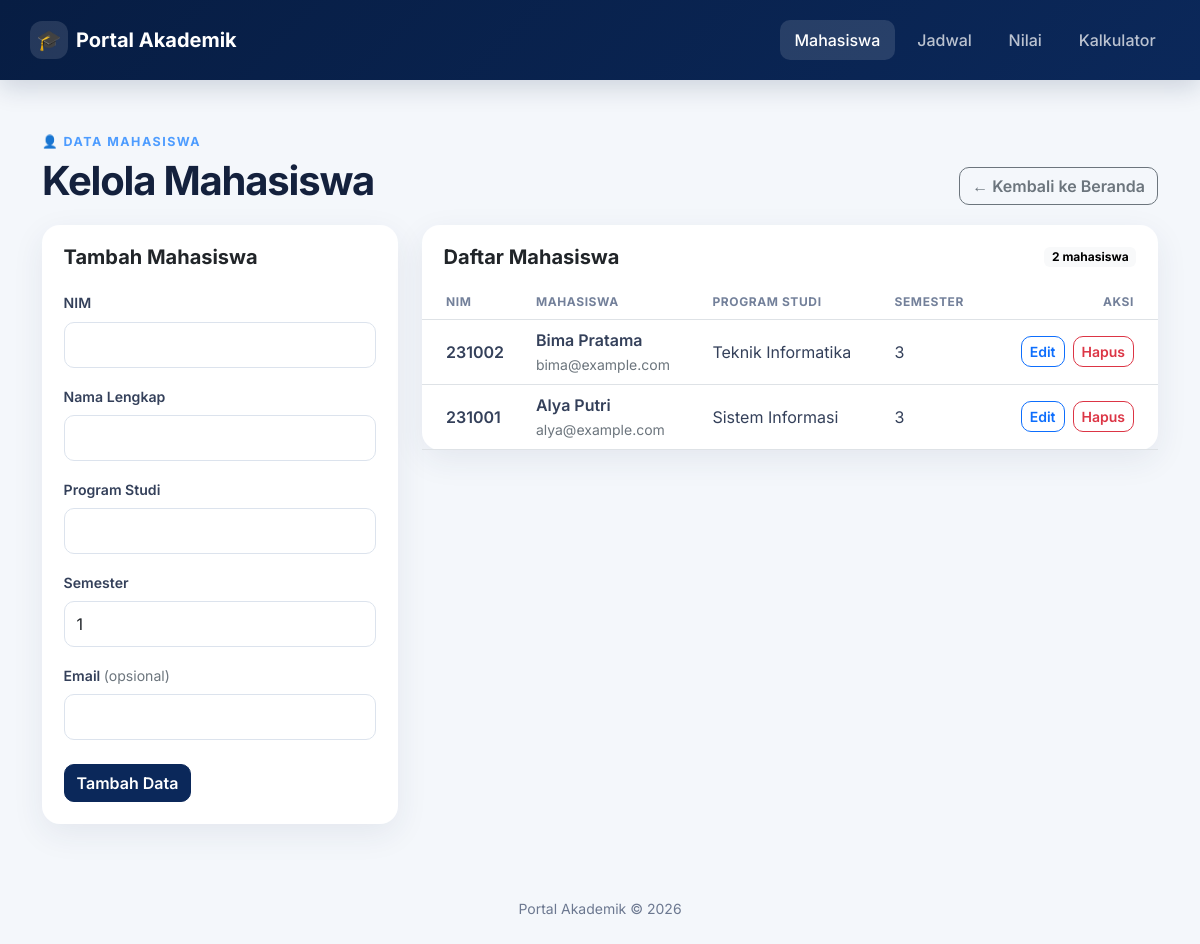
The page /mahasiswa.php on the database its author committed.
### tables this page shows
CREATE TABLE IF NOT EXISTS mahasiswa (
    id INT UNSIGNED AUTO_INCREMENT PRIMARY KEY,
    nim VARCHAR(20) NOT NULL UNIQUE,
    nama VARCHAR(100) NOT NULL,
    program_studi VARCHAR(100) NOT NULL,
    semester TINYINT UNSIGNED NOT NULL,
    email VARCHAR(100) NULL,
    dibuat_pada TIMESTAMP DEFAULT CURRENT_TIMESTAMP
);

### src/includes/helpers.php (called while the page is built, shortened)
<?php
function e(mixed $value): string
{
    return htmlspecialchars((string) $value, ENT_QUOTES, 'UTF-8');
}

### src/mahasiswa.php (the view, shortened to what this page needs)
<?php
require_once __DIR__ . '/config/database.php';
require_once __DIR__ . '/includes/helpers.php';
$editData = [
    'id' => 0,
    'nim' => '',
    'nama' => '',
    'program_studi' => '',
    'semester' => 1,
    'email' => '',
];
$mahasiswa = $conn->query('SELECT * FROM mahasiswa ORDER BY id DESC')->fetch_all(MYSQLI_ASSOC);
$activePage = 'mahasiswa';
require __DIR__ . '/includes/header.php';
?>
<div class="section-heading">
    <div>
        <span class="eyebrow">👤 Data Mahasiswa</span>
        <h1>Kelola Mahasiswa</h1>
    </div>
    <a class="btn btn-outline-secondary" href="index.php">← Kembali ke Beranda</a>
</div>
<div class="row g-4">
    <div class="col-lg-4">
        <div class="card content-card">
            <div class="card-header">
                <h2 class="card-title h5"><?= $editData['id'] ? 'Edit Mahasiswa' : 'Tambah Mahasiswa' ?></h2>
            </div>
            <div class="card-body">
                <form method="post" action="mahasiswa_simpan.php">
                    <div class="mb-3">
                        <label class="form-label" for="nim">NIM</label>
                        <input class="form-control" id="nim" name="nim" maxlength="20" required
                               value="<?= e($editData['nim']) ?>">
                    </div>
                    <div class="mb-3">
                        <label class="form-label" for="nama">Nama Lengkap</label>
                        <input class="form-control" id="nama" name="nama" maxlength="100" required
                               value="<?= e($editData['nama']) ?>">
                    </div>
                    <div class="mb-3">
                        <label class="form-label" for="program_studi">Program Studi</label>
                        <input class="form-control" id="program_studi" name="program_studi" maxlength="100" required
                               value="<?= e($editData['program_studi']) ?>">
                    </div>
                    <div class="mb-3">
                        <label class="form-label" for="semester">Semester</label>
                        <input class="form-control" id="semester" name="semester" type="number"
                               min="1" max="14" required value="<?= (int) $editData['semester'] ?>">
                    </div>
                    <div class="mb-4">
                        <label class="form-label" for="email">Email <span class="text-secondary fw-normal">(opsional)</span></label>
                        <input class="form-control" id="email" name="email" type="email" maxlength="100"
                               value="<?= e($editData['email']) ?>">
                    </div>
                    <div class="d-flex gap-2">
                        <button class="btn btn-primary" type="submit">
                            <?= $editData['id'] ? 'Simpan Perubahan' : 'Tambah Data' ?>
                        </button>
                    </div>
                </form>
            </div>
        </div>
    </div>
    <div class="col-lg-8">
        <div class="card content-card">
            <div class="card-header d-flex justify-content-between align-items-center">
                <h2 class="card-title h5">Daftar Mahasiswa</h2>
                <span class="badge text-bg-light"><?= count($mahasiswa) ?> mahasiswa</span>
            </div>
            <div class="card-body p-0 pt-3">
                <?php if (!$mahasiswa): ?>
                    <div class="empty-state"><span>👤</span>Belum ada data mahasiswa.</div>
                <?php else: ?>
                    <div class="table-responsive">
                        <table class="table table-hover align-middle">
                            <thead>
                            <tr>
                                <th class="ps-4">NIM</th>
                                <th>Mahasiswa</th>
                                <th>Program Studi</th>
                                <th>Semester</th>
                                <th class="pe-4 text-end">Aksi</th>
                            </tr>
                            </thead>
                            <tbody>
                            <?php foreach ($mahasiswa as $item): ?>
                                <tr>
                                    <td class="ps-4 fw-semibold"><?= e($item['nim']) ?></td>
                                    <td>
                                        <div class="fw-semibold"><?= e($item['nama']) ?></div>
                                        <small class="text-secondary"><?= e($item['email'] ?: '-') ?></small>
                                    </td>
                                    <td><?= e($item['program_studi']) ?></td>
                                    <td><?= (int) $item['semester'] ?></td>
                                    <td class="pe-4">
                                        <div class="d-flex justify-content-end gap-2">
                                            <a class="btn btn-sm btn-outline-primary" href="mahasiswa.php?edit=<?= (int) $item['id'] ?>">Edit</a>
                                            <form method="post" action="mahasiswa_hapus.php"
                                                  onsubmit="return confirm('Hapus mahasiswa ini beserta seluruh nilainya?')">
                                                <button class="btn btn-sm btn-outline-danger" type="submit">Hapus</button>
                                            </form>
                                        </div>
                                    </td>
                                </tr>
                            <?php endforeach; ?>
                            </tbody>
                        </table>
                    </div>
                <?php endif; ?>
            </div>
        </div>
    </div>
</div>
<?php require __DIR__ . '/includes/footer.php'; ?>

### src/includes/header.php (shortened to what this page needs)
<?php
require_once __DIR__ . '/helpers.php';
$activePage = $activePage ?? '';
?>
<!DOCTYPE html>
<html lang="id">
<head>
    <link href="https://cdn.jsdelivr.net/npm/bootstrap@5.3.3/dist/css/bootstrap.min.css" rel="stylesheet">
    <link href="assets/css/style.css" rel="stylesheet">
</head>
<body>
<header class="site-header">
    <nav class="navbar navbar-expand-lg navbar-dark container py-3">
        <a class="navbar-brand d-flex align-items-center gap-2" href="index.php">
            <span class="brand-mark">🎓</span>
            <span>Portal Akademik</span>
        </a>
        <div class="collapse navbar-collapse" id="mainMenu">
            <div class="navbar-nav ms-auto gap-lg-2">
                <a class="nav-link <?= $activePage === 'mahasiswa' ? 'active' : '' ?>" href="mahasiswa.php">Mahasiswa</a>
                <a class="nav-link <?= $activePage === 'jadwal' ? 'active' : '' ?>" href="jadwal.php">Jadwal</a>
                <a class="nav-link <?= $activePage === 'nilai' ? 'active' : '' ?>" href="nilai.php">Nilai</a>
                <a class="nav-link <?= $activePage === 'kalkulator' ? 'active' : '' ?>" href="kalkulator.php">Kalkulator</a>
            </div>
        </div>
    </nav>
</header>
<main class="container py-4 py-lg-5">

### src/includes/footer.php (shortened to what this page needs)
    </main>
    <footer class="site-footer py-4">
        <div class="container text-center">
            <small>Portal Akademik &copy; <?= date('Y') ?></small>
        </div>
    </footer>
</body>
</html>

### src/assets/css/style.css (style rules this page uses)
:root { --navy: #0b285a; --navy-dark: #071d43; --blue: #1f7ae0; --sky: #eaf3ff; --ink: #14213d; --muted: #6c7890; --line: #e4e9f2; --surface: #ffffff; --background: #f4f7fb; }
* { box-sizing: border-box; }
body { min-height: 100vh; display: flex; flex-direction: column; margin: 0; color: var(--ink); background: var(--background); font-family: "Inter", Arial, sans-serif; }
main { flex: 1; }
.site-header { background: linear-gradient(135deg, var(--navy-dark), var(--navy)); box-shadow: 0 8px 24px rgba(7, 29, 67, 0.16); }
.navbar-brand { font-weight: 700; }
.brand-mark { display: grid; width: 38px; height: 38px; place-items: center; border-radius: 12px; background: rgba(255, 255, 255, 0.12); }
.navbar .nav-link { border-radius: 10px; color: rgba(255, 255, 255, 0.72); font-weight: 500; padding-inline: 0.9rem !important; }
.navbar .nav-link:hover, .navbar .nav-link.active { color: #ffffff; background: rgba(255, 255, 255, 0.12); }
.eyebrow { color: #4d9cff; font-size: 0.78rem; font-weight: 700; letter-spacing: 0.12em; text-transform: uppercase; }
.section-heading { display: flex; align-items: end; justify-content: space-between; margin-bottom: 1.25rem; }
.section-heading h1, .section-heading h2 { margin: 0.3rem 0 0; font-weight: 700; letter-spacing: -0.03em; }
.content-card { border: 0; border-radius: 18px; background: var(--surface); box-shadow: 0 10px 32px rgba(32, 51, 89, 0.08); }
.content-card .card-header { padding: 1.25rem 1.35rem 0; border: 0; background: transparent; }
.content-card .card-body { padding: 1.35rem; }
.card-title { margin: 0; font-weight: 700; }
.form-label { color: #34405a; font-size: 0.88rem; font-weight: 600; }
.form-control, .form-select { min-height: 46px; border-color: #dce3ed; border-radius: 10px; }
.btn { border-radius: 10px; font-weight: 600; }
.btn-primary { border-color: var(--navy); background: var(--navy); }
.table { --bs-table-bg: transparent; margin-bottom: 0; }
.table thead th { border-bottom-width: 1px; color: #73809a; font-size: 0.75rem; font-weight: 700; letter-spacing: 0.05em; text-transform: uppercase; white-space: nowrap; }
.table td { color: #34405a; vertical-align: middle; }
.site-footer { color: var(--muted); }

### rows shown on the page
mahasiswa: nim "231002", nama "Bima Pratama", email "bima@example.com", program_studi "Teknik Informatika", semester "3"
mahasiswa: nim "231001", nama "Alya Putri", email "alya@example.com", program_studi "Sistem Informasi", semester "3"

### other values the page prints
count($mahasiswa) "2"
